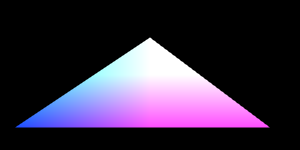
#> input picture samples/proof/dataurl_1.png, 300 x 150 px, found by its file name
$ python fit_triangle_color.py
#> lines starting #> are read from the running program, lines starting #| are printed output that depends on the picture; after the words box and inside, x2 and y2 are one past the last pixel; in counts of white or black regions, pixels touching at a corner belong together; long printed decimals are rounded
from PIL import Image
import numpy as np, sys
sys.stdout.reconfigure(encoding="utf-8", errors="replace")

B = np.asarray(Image.open(r"C:\Users\oli\Desktop\canvasgen_rs\samples\proof\dataurl_1.png").convert("RGB")).astype(int)
# fit r vs x, g vs y inside the triangle, away from edges
m = B.sum(axis=2) > 12
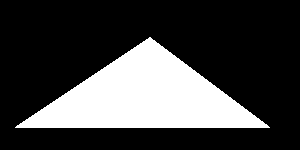
#> m: shape (150, 300) bool; 26.1% white; 1 white region, box (x1, y1, x2, y2) and area: (15, 37, 270, 128) 11730
# erode mask a bit by requiring neighbors
mm = m.copy()
for dy in (-2,-1,1,2):
    for dx in (-2,-1,1,2):
        mm &= np.roll(np.roll(m, dy, axis=0), dx, axis=1)
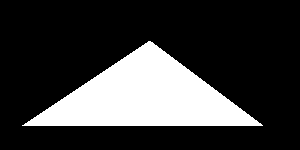
#> mm: shape (150, 300) bool; 23.1% white; 1 white region, box (x1, y1, x2, y2) and area: (22, 41, 263, 126) 10377
ys, xs = np.where(mm)
#> ys = 10377 values from 41 to 125; xs = 10377 values, max 262 at index 10376, min 22 at index 10136, mean 144.6
print("samples", len(xs))
#| samples 10377
R = B[:, :, 0][mm]; G = B[:, :, 1][mm]; BL = B[:, :, 2][mm]
#> after `R = B[:, :, 0][mm]`: R = 10377 values, max 255 at index 2, min 38 at index 10136, mean 216.4
#> after `G = B[:, :, 1][mm]`: G = 10377 values, max 255 at index 0, min 83 at index 10136, mean 172.1
#> after `BL = B[:, :, 2][mm]`: BL = 10377 values from 255 to 255
print("blue unique", np.unique(BL)[:10], "min/max", BL.min(), BL.max())
#| blue unique [255] min/max 255 255
for name, V, C in (("R vs x", xs, R), ("G vs y", ys, G)):
    a, b = np.polyfit(V, C, 1)
    pred = a * V + b
    print(f"{name}: {a:.6f} * v + {b:.3f}  resid mean {np.abs(pred-C).mean():.3f} max {np.abs(pred-C).max():.1f}")
#> this loop made 2 passes
#> (name, a, b) on passes 1 to 2: ('R vs x', 0.935, 81.14), ('G vs y', -2.78, 441.3)
#| R vs x: 0.935 * v + 81.138  resid mean 20.191 max 71.1
#| G vs y: -2.776 * v + 441.298  resid mean 9.613 max 72.5
# check exact formula candidates
for expr, pred in (
    ("2x/w", 2*xs/300*255),
    ("2x/w*(255/256)?", 2*xs/300*255*255/256),
    ("x/w*2 round", np.round(2*xs/300*255)),
):
    print("R", expr, "mean abs", float(np.abs(pred - R).mean()))
#> this loop made 3 passes
#> expr on passes 1 to 3: '2x/w', '2x/w*(255/256)?', 'x/w*2 round'
#| R 2x/w mean abs 30.368
#| R 2x/w*(255/256)? mean abs 30.175
#| R x/w*2 round mean abs 30.372
for expr, pred in (
    ("2(h-y)/h", 2*(150-ys)/150*255),
    ("2(149-y)/149", 2*(149-ys)/149*255),
    ("2(150-y)/150*255*255/256", 2*(150-ys)/150*255*255/256),
):
    print("G", expr, "mean abs", float(np.abs(pred - G).mean()))
#> this loop made 3 passes
#> expr on passes 1 to 3: '2(h-y)/h', '2(149-y)/149', '2(150-y)/150*255*255/256'
#| G 2(h-y)/h mean abs 8.185
#| G 2(149-y)/149 mean abs 6.949
#| G 2(150-y)/150*255*255/256 mean abs 7.481
